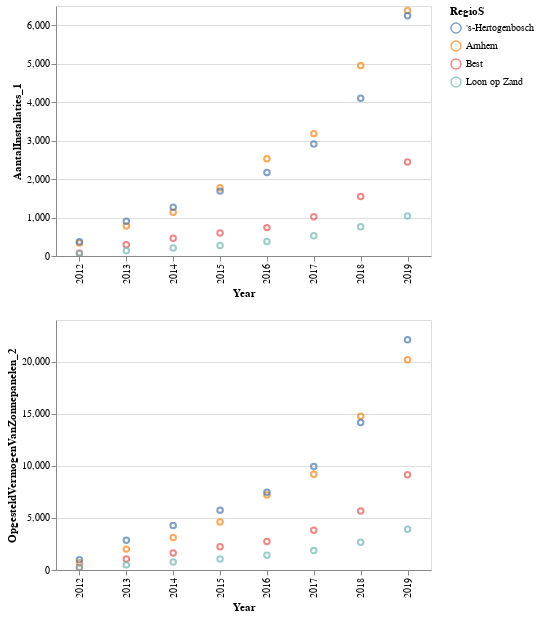

Source (notebook cell):
### Markdown cell above
### Comparing municipalities

### Code cell
chart = alt.Chart(df_zonnestroom_2019).mark_point().encode(
    alt.X(alt.repeat("column"), type='ordinal', title='Year'),
    alt.Y(alt.repeat("row"), type='quantitative'),
    color='RegioS:N'
).properties(
    width=375,
    height=250
).repeat(
    column=['Perioden'],
    row=['AantalInstallaties_1', 'OpgesteldVermogenVanZonnepanelen_2'],
    
).interactive()
chart

### Figure 1 — Vega-Lite specification as saved in the notebook (floating-point values rounded to 4 significant figures)
{"config": {"view": {"continuousWidth": 400, "continuousHeight": 300}}, "repeat": {"column": ["Perioden"], "row": ["AantalInstallaties_1", "OpgesteldVermogenVanZonnepanelen_2"]}, "spec": {"data": {"name": "data-065d17693aea585c86516ee32c65f4df"}, "mark": "point", "encoding": {"color": {"field": "RegioS", "type": "nominal"}, "x": {"field": {"repeat": "column"}, "title": "Year", "type": "ordinal"}, "y": {"field": {"repeat": "row"}, "type": "quantitative"}}, "height": 250, "selection": {"selector001": {"type": "interval", "bind": "scales", "encodings": ["x", "y"]}}, "width": 375}, "$schema": "https://vega.github.io/schema/vega-lite/v4.17.0.json", "datasets": {"data-065d17693aea585c86516ee32c65f4df": [{"ID": 3672, "BedrijfstakkenWoningen": "Woningen", "RegioS": "Arnhem", "Perioden": "2012", "AantalInstallaties_1": 336.0, "OpgesteldVermogenVanZonnepanelen_2": 694.0}, {"ID": 3673, "BedrijfstakkenWoningen": "Woningen", "RegioS": "Arnhem", "Perioden": "2013", "AantalInstallaties_1": 778.0, "OpgesteldVermogenVanZonnepanelen_2": 2005.0}, {"ID": 3674, "BedrijfstakkenWoningen": "Woningen", "RegioS": "Arnhem", "Perioden": "2014", "AantalInstallaties_1": 1135.0, "OpgesteldVermogenVanZonnepanelen_2": 3124.0}, {"ID": 3675, "BedrijfstakkenWoningen": "Woningen", "RegioS": "Arnhem", "Perioden": "2015", "AantalInstallaties_1": 1772.0, "OpgesteldVermogenVanZonnepanelen_2": 4619.0}, {"ID": 3676, "BedrijfstakkenWoningen": "Woningen", "RegioS": "Arnhem", "Perioden": "2016", "AantalInstallaties_1": 2530.0, "OpgesteldVermogenVanZonnepanelen_2": 7197.0}, {"ID": 3677, "BedrijfstakkenWoningen": "Woningen", "RegioS": "Arnhem", "Perioden": "2017", "AantalInstallaties_1": 3182.0, "OpgesteldVermogenVanZonnepanelen_2": 9199.0}, {"ID": 3678, "BedrijfstakkenWoningen": "Woningen", "RegioS": "Arnhem", "Perioden": "2018", "AantalInstallaties_1": 4952.0, "OpgesteldVermogenVanZonnepanelen_2": 14750.0}, {"ID": 3679, "BedrijfstakkenWoningen": "Woningen", "RegioS": "Arnhem", "Perioden": "2019", "AantalInstallaties_1": 6384.0, "OpgesteldVermogenVanZonnepanelen_2": 20180.0}, {"ID": 3816, "BedrijfstakkenWoningen": "Woningen", "RegioS": "Best", "Perioden": "2012", "AantalInstallaties_1": 81.0, "OpgesteldVermogenVanZonnepanelen_2": 253.0}, {"ID": 3817, "BedrijfstakkenWoningen": "Woningen", "RegioS": "Best", "Perioden": "2013", "AantalInstallaties_1": 290.0, "OpgesteldVermogenVanZonnepanelen_2": 1054.0}, {"ID": 3818, "BedrijfstakkenWoningen": "Woningen", "RegioS": "Best", "Perioden": "2014", "AantalInstallaties_1": 462.0, "OpgesteldVermogenVanZonnepanelen_2": 1630.0}, {"ID": 3819, "BedrijfstakkenWoningen": "Woningen", "RegioS": "Best", "Perioden": "2015", "AantalInstallaties_1": 597.0, "OpgesteldVermogenVanZonnepanelen_2": 2224.0}, {"ID": 3820, "BedrijfstakkenWoningen": "Woningen", "RegioS": "Best", "Perioden": "2016", "AantalInstallaties_1": 738.0, "OpgesteldVermogenVanZonnepanelen_2": 2727.0}, {"ID": 3821, "BedrijfstakkenWoningen": "Woningen", "RegioS": "Best", "Perioden": "2017", "AantalInstallaties_1": 1023.0, "OpgesteldVermogenVanZonnepanelen_2": 3813.0}, {"ID": 3822, "BedrijfstakkenWoningen": "Woningen", "RegioS": "Best", "Perioden": "2018", "AantalInstallaties_1": 1549.0, "OpgesteldVermogenVanZonnepanelen_2": 5660.0}, {"ID": 3823, "BedrijfstakkenWoningen": "Woningen", "RegioS": "Best", "Perioden": "2019", "AantalInstallaties_1": 2444.0, "OpgesteldVermogenVanZonnepanelen_2": 9138.0}, {"ID": 4608, "BedrijfstakkenWoningen": "Woningen", "RegioS": "'s-Hertogenbosch", "Perioden": "2012", "AantalInstallaties_1": 371.0, "OpgesteldVermogenVanZonnepanelen_2": 985.0}, {"ID": 4609, "BedrijfstakkenWoningen": "Woningen", "RegioS": "'s-Hertogenbosch", "Perioden": "2013", "AantalInstallaties_1": 901.0, "OpgesteldVermogenVanZonnepanelen_2": 2859.0}, {"ID": 4610, "BedrijfstakkenWoningen": "Woningen", "RegioS": "'s-Hertogenbosch", "Perioden": "2014", "AantalInstallaties_1": 1270.0, "OpgesteldVermogenVanZonnepanelen_2": 4269.0}, {"ID": 4611, "BedrijfstakkenWoningen": "Woningen", "RegioS": "'s-Hertogenbosch", "Perioden": "2015", "AantalInstallaties_1": 1687.0, "OpgesteldVermogenVanZonnepanelen_2": 5748.0}, {"ID": 4612, "BedrijfstakkenWoningen": "Woningen", "RegioS": "'s-Hertogenbosch", "Perioden": "2016", "AantalInstallaties_1": 2170.0, "OpgesteldVermogenVanZonnepanelen_2": 7464.0}, {"ID": 4613, "BedrijfstakkenWoningen": "Woningen", "RegioS": "'s-Hertogenbosch", "Perioden": "2017", "AantalInstallaties_1": 2910.0, "OpgesteldVermogenVanZonnepanelen_2": 9936.0}, {"ID": 4614, "BedrijfstakkenWoningen": "Woningen", "RegioS": "'s-Hertogenbosch", "Perioden": "2018", "AantalInstallaties_1": 4103.0, "OpgesteldVermogenVanZonnepanelen_2": 14160.0}, {"ID": 4615, "BedrijfstakkenWoningen": "Woningen", "RegioS": "'s-Hertogenbosch", "Perioden": "2019", "AantalInstallaties_1": 6245.0, "OpgesteldVermogenVanZonnepanelen_2": 22110.0}, {"ID": 4944, "BedrijfstakkenWoningen": "Woningen", "RegioS": "Loon op Zand", "Perioden": "2012", "AantalInstallaties_1": 62.0, "OpgesteldVermogenVanZonnepanelen_2": 196.0}, {"ID": 4945, "BedrijfstakkenWoningen": "Woningen", "RegioS": "Loon op Zand", "Perioden": "2013", "AantalInstallaties_1": 138.0, "OpgesteldVermogenVanZonnepanelen_2": 491.0}, {"ID": 4946, "BedrijfstakkenWoningen": "Woningen", "RegioS": "Loon op Zand", "Perioden": "2014", "AantalInstallaties_1": 209.0, "OpgesteldVermogenVanZonnepanelen_2": 772.0}, {"ID": 4947, "BedrijfstakkenWoningen": "Woningen", "RegioS": "Loon op Zand", "Perioden": "2015", "AantalInstallaties_1": 274.0, "OpgesteldVermogenVanZonnepanelen_2": 1062.0}, {"ID": 4948, "BedrijfstakkenWoningen": "Woningen", "RegioS": "Loon op Zand", "Perioden": "2016", "AantalInstallaties_1": 379.0, "OpgesteldVermogenVanZonnepanelen_2": 1424.0}, {"ID": 4949, "BedrijfstakkenWoningen": "Woningen", "RegioS": "Loon op Zand", "Perioden": "2017", "AantalInstallaties_1": 527.0, "OpgesteldVermogenVanZonnepanelen_2": 1878.0}, {"ID": 4950, "BedrijfstakkenWoningen": "Woningen", "RegioS": "Loon op Zand", "Perioden": "2018", "AantalInstallaties_1": 761.0, "OpgesteldVermogenVanZonnepanelen_2": 2669.0}, {"ID": 4951, "BedrijfstakkenWoningen": "Woningen", "RegioS": "Loon op Zand", "Perioden": "2019", "AantalInstallaties_1": 1042.0, "OpgesteldVermogenVanZonnepanelen_2": 3914.0}]}}
